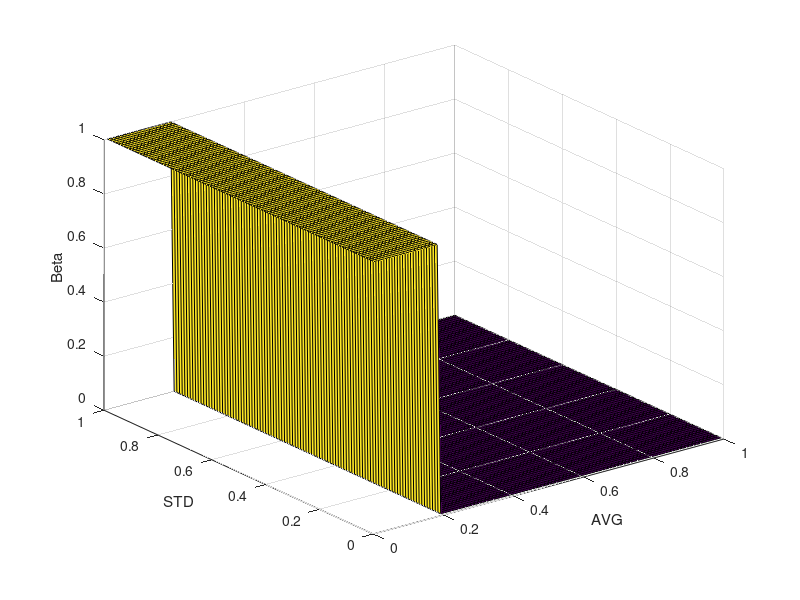

Recreate this plot in MATLAB.
clear all;
clc;

d = 100;

x = zeros(d, d);
y = zeros(d, d);
z = zeros(d, d);

for i=1:d
    x(:, i) = [1:d] / d;
end

for i=1:d
    y(i, :) = [1:d] / d;
end

for i=1:d
    for j=1:d
        if i < 20
            z(i,j) = 1;
        else
            z(i,j) = 0;
        end        
    end
end

surf(x, y, z);
xlabel('AVG');
ylabel('STD');
zlabel('Beta');